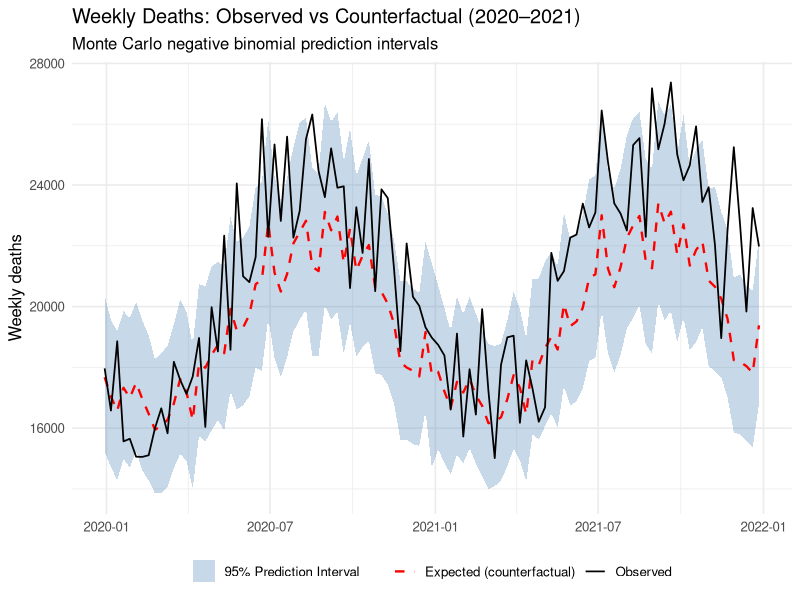
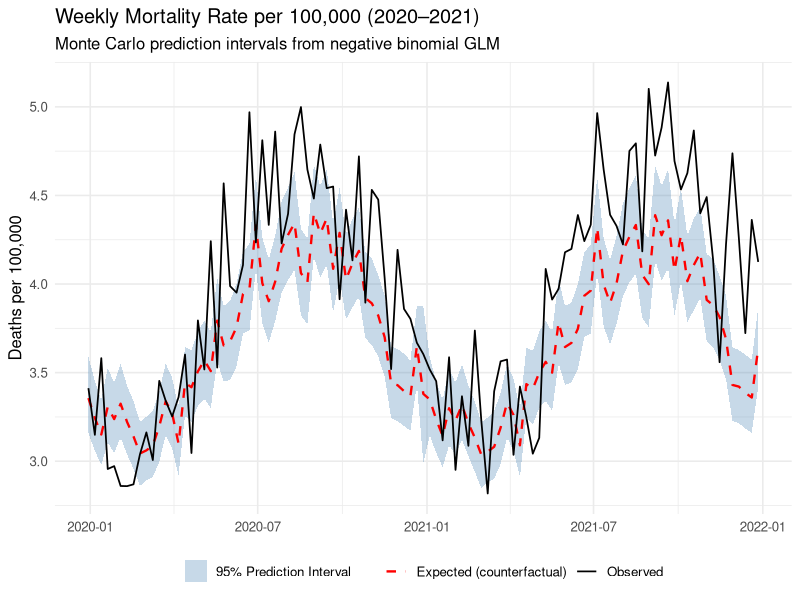
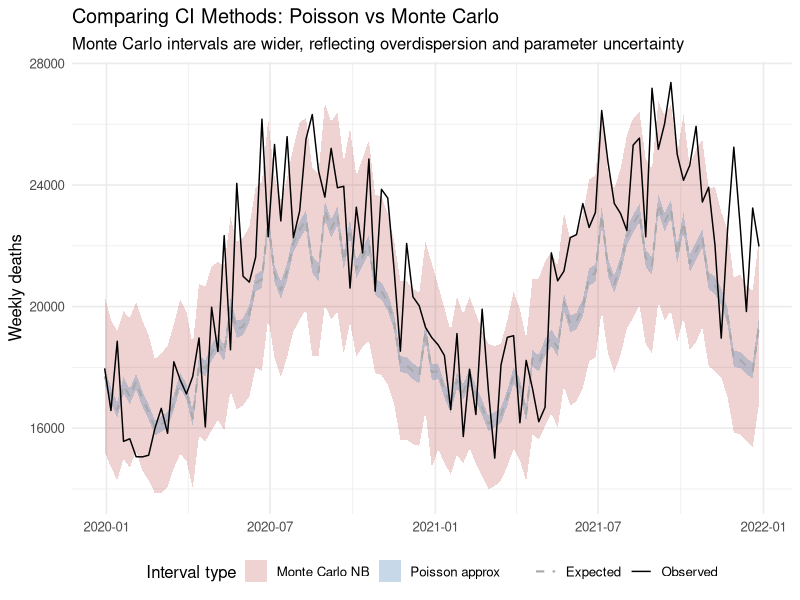

The R source for these figures, in order:
## ---- chunk 1
#| label: setup
#| echo: false

library(dplyr)
library(tidyr)
library(purrr)
library(lubridate)
library(ggplot2)
library(MASS)

# Resolve conflicts
if (requireNamespace("conflicted", quietly = TRUE)) {
    conflicted::conflicts_prefer(lubridate::isoweek)
    conflicted::conflicts_prefer(dplyr::select)
    conflicted::conflicts_prefer(dplyr::filter)
}

set.seed(123)

# Set ggplot theme
theme_set(theme_minimal(base_size = 12))
## ---- chunk 2
#| label: simulate-data
#| code-fold: true
#| code-summary: "Show simulation code"

# Simulate South Africa-like weekly deaths 2015-2021
weeks <- tibble(
    date = seq(as.Date("2015-01-05"), as.Date("2021-12-27"), by = "week")
) |>
    mutate(
        year = isoyear(date),
        week = isoweek(date),
        t    = row_number()
    )

# Population with slow growth
weeks <- weeks |>
    mutate(pop = 55e6 + (year - 2015) * 0.7e6)

# Simple seasonal function (peak winter ~week 27)
season_fun <- function(wk) {
    0.12 * sin(2 * pi * (wk - 27) / 52) + 0.08 * cos(2 * pi * (wk - 27) / 52)
}

# Linear trend (slight decline)
trend_fun <- function(t) -0.00015 * (t - min(t))

weeks <- weeks |>
    mutate(
        seas        = season_fun(week),
        trend       = trend_fun(t),
        log_mu_base = -10.2 + seas + trend + log(pop)
    )

# Provinces with random effects, then aggregate to national
provs <- tibble(
    province = c("EC", "FS", "GP", "KZN", "LP", "MP", "NC", "NW", "WC"),
    re       = rnorm(9, 0, 0.10)
)

df <- expand_grid(weeks, provs) |>
    mutate(
        # Add COVID bump starting March 2020
        covid      = ifelse(date >= as.Date("2020-03-30"), 1, 0),
        covid_bump = 0.10 * covid * (1 + 0.5 * sin(2 * pi * (week - 20) / 52)),
        log_mu     = log_mu_base + re + covid_bump,
        mu         = exp(log_mu),
        theta      = 20,
        y          = rnbinom(n(), size = theta, mu = mu)
    ) |>
    group_by(date, year, week, t) |>
    summarise(pop = sum(pop), y = sum(y), .groups = "drop")

# Split into training (baseline) and test (pandemic) periods
train <- df |> 
    filter(year <= 2019) |>
    mutate(week_f = factor(week))

test <- df |> 
    filter(year >= 2020) |>
    mutate(week_f = factor(week, levels = levels(train$week_f)))
## ---- chunk 3
#| label: fit-model
#| code-fold: true
#| code-summary: "Show model fitting code"

# Fit negative binomial GLM on baseline period (2015-2019)
m_nb <- glm.nb(
    y ~ week_f + t + offset(log(pop)),
    data = train,
    link = log
)

theta_hat <- m_nb$theta
cat("Estimated dispersion (theta):", round(theta_hat, 2), "\n")
## ---- chunk 4
#| label: predictions
#| code-fold: true
#| code-summary: "Show prediction code"

newdat <- test

# Predict on link scale
pred_link <- predict(m_nb, newdata = newdat, type = "link", se.fit = TRUE)
eta_hat <- pred_link$fit
mu_hat <- exp(eta_hat)

# Method 1: Poisson CI (simple)
sd_pois <- sqrt(mu_hat)
newdat <- newdat |>
    mutate(
        mu_hat     = mu_hat,
        ci_pois_lo = pmax(mu_hat - 1.96 * sd_pois, 0),
        ci_pois_hi = mu_hat + 1.96 * sd_pois
    )

# Method 2: Log-scale rate CI
rate_hat <- mu_hat / newdat$pop
se_log_rate <- sqrt(1 / mu_hat)
log_rate_hat <- log(rate_hat)

newdat <- newdat |>
    mutate(
        rate_hat      = rate_hat,
        rate_ci_lo    = exp(log_rate_hat - 1.96 * se_log_rate),
        rate_ci_hi    = exp(log_rate_hat + 1.96 * se_log_rate),
        rate_per_100k = rate_hat * 1e5,
        rate_lo_100k  = rate_ci_lo * 1e5,
        rate_hi_100k  = rate_ci_hi * 1e5
    )

# Method 3: Monte Carlo prediction intervals
X_new <- model.matrix(delete.response(terms(m_nb)), newdat)
beta_hat <- coef(m_nb)
Vb <- vcov(m_nb)

S <- 2000  # Monte Carlo draws
betas <- MASS::mvrnorm(S, mu = beta_hat, Sigma = Vb)

mu_draws <- matrix(NA_real_, nrow = S, ncol = nrow(newdat))
y_draws <- matrix(NA_real_, nrow = S, ncol = nrow(newdat))

for (s in 1:S) {
    eta_s <- X_new %*% betas[s, ] + log(newdat$pop)
    mu_s <- exp(eta_s)
    mu_draws[s, ] <- mu_s
    y_draws[s, ] <- rnbinom(n = ncol(mu_draws), size = theta_hat, mu = mu_s)
}

# Predictive intervals for counts
pred_q <- apply(y_draws, 2, quantile, probs = c(0.025, 0.5, 0.975))
newdat <- newdat |>
    mutate(
        mc_cf_lo  = pred_q[1, ],
        mc_cf_med = pred_q[2, ],
        mc_cf_hi  = pred_q[3, ]
    )

# Predictive intervals for rates
rate_draws <- sweep(mu_draws, 2, newdat$pop, "/")
rate_q <- apply(rate_draws, 2, quantile, probs = c(0.025, 0.5, 0.975))

newdat <- newdat |>
    mutate(
        mc_rate_lo     = rate_q[1, ],
        mc_rate_med    = rate_q[2, ],
        mc_rate_hi     = rate_q[3, ],
        mc_rate_lo_100k  = mc_rate_lo * 1e5,
        mc_rate_med_100k = mc_rate_med * 1e5,
        mc_rate_hi_100k  = mc_rate_hi * 1e5
    )
## ---- chunk 5
#| label: fig-counts
#| fig-cap: "Observed weekly deaths (solid black) vs counterfactual expected deaths (dashed) with 95% Monte Carlo prediction interval (shaded). The model was trained on 2015–2019 data; 2020–2021 shows excess mortality during the pandemic period."
#| fig-height: 5

ggplot(newdat, aes(date)) +
    geom_ribbon(aes(ymin = mc_cf_lo, ymax = mc_cf_hi, fill = "95% Prediction Interval"), 
                alpha = 0.3) +
    geom_line(aes(y = mc_cf_med, color = "Expected (counterfactual)"), 
              linetype = "dashed", linewidth = 0.8) +
    geom_line(aes(y = y, color = "Observed"), linewidth = 0.6) +
    scale_fill_manual(values = c("95% Prediction Interval" = "steelblue")) +
    scale_color_manual(values = c("Observed" = "black", "Expected (counterfactual)" = "red")) +
    labs(
        title = "Weekly Deaths: Observed vs Counterfactual (2020–2021)",
        subtitle = "Monte Carlo negative binomial prediction intervals",
        y = "Weekly deaths",
        x = NULL,
        fill = NULL,
        color = NULL
    ) +
    theme(legend.position = "bottom")
## ---- chunk 6
#| label: fig-rates
#| fig-cap: "Weekly mortality rate per 100,000 population with 95% Monte Carlo prediction interval. The observed rate (solid) exceeds the counterfactual expectation (dashed) during COVID-19 waves."
#| fig-height: 5

ggplot(newdat, aes(date)) +
    geom_ribbon(aes(ymin = mc_rate_lo_100k, ymax = mc_rate_hi_100k, 
                    fill = "95% Prediction Interval"), alpha = 0.3) +
    geom_line(aes(y = mc_rate_med_100k, color = "Expected (counterfactual)"), 
              linetype = "dashed", linewidth = 0.8) +
    geom_line(aes(y = y / pop * 1e5, color = "Observed"), linewidth = 0.6) +
    scale_fill_manual(values = c("95% Prediction Interval" = "steelblue")) +
    scale_color_manual(values = c("Observed" = "black", "Expected (counterfactual)" = "red")) +
    labs(
        title = "Weekly Mortality Rate per 100,000 (2020–2021)",
        subtitle = "Monte Carlo prediction intervals from negative binomial GLM",
        y = "Deaths per 100,000",
        x = NULL,
        fill = NULL,
        color = NULL
    ) +
    theme(legend.position = "bottom")
## ---- chunk 7
#| label: fig-compare-ci
#| fig-cap: "Comparison of confidence interval methods. The simple Poisson approximation (blue) produces narrower intervals than the Monte Carlo negative binomial method (red), which properly accounts for overdispersion and parameter uncertainty."
#| fig-height: 6

ggplot(newdat, aes(date)) +
    # Monte Carlo intervals (wider)
    geom_ribbon(aes(ymin = mc_cf_lo, ymax = mc_cf_hi, fill = "Monte Carlo NB"), 
                alpha = 0.2) +
    # Poisson intervals (narrower)
    geom_ribbon(aes(ymin = ci_pois_lo, ymax = ci_pois_hi, fill = "Poisson approx"), 
                alpha = 0.3) +
    # Expected and observed
    geom_line(aes(y = mu_hat, color = "Expected"), linetype = "dashed", linewidth = 0.7) +
    geom_line(aes(y = y, color = "Observed"), linewidth = 0.5) +
    scale_fill_manual(values = c("Monte Carlo NB" = "firebrick", "Poisson approx" = "steelblue")) +
    scale_color_manual(values = c("Observed" = "black", "Expected" = "darkgray")) +
    labs(
        title = "Comparing CI Methods: Poisson vs Monte Carlo",
        subtitle = "Monte Carlo intervals are wider, reflecting overdispersion and parameter uncertainty",
        y = "Weekly deaths",
        x = NULL,
        fill = "Interval type",
        color = NULL
    ) +
    theme(legend.position = "bottom")
## ---- chunk 8
#| label: excess-summary

excess_summary <- newdat |>
    summarise(
        observed_total = sum(y),
        expected_total = sum(mc_cf_med),
        excess_deaths  = observed_total - expected_total,
        excess_pct     = round(100 * excess_deaths / expected_total, 1)
    )

cat("Excess mortality summary (2020-2021):\n")
cat("  Observed deaths:", format(excess_summary$observed_total, big.mark = ","), "\n")
cat("  Expected deaths:", format(round(excess_summary$expected_total), big.mark = ","), "\n")
cat("  Excess deaths:  ", format(round(excess_summary$excess_deaths), big.mark = ","), 
    paste0("(", excess_summary$excess_pct, "% above expected)\n"))
